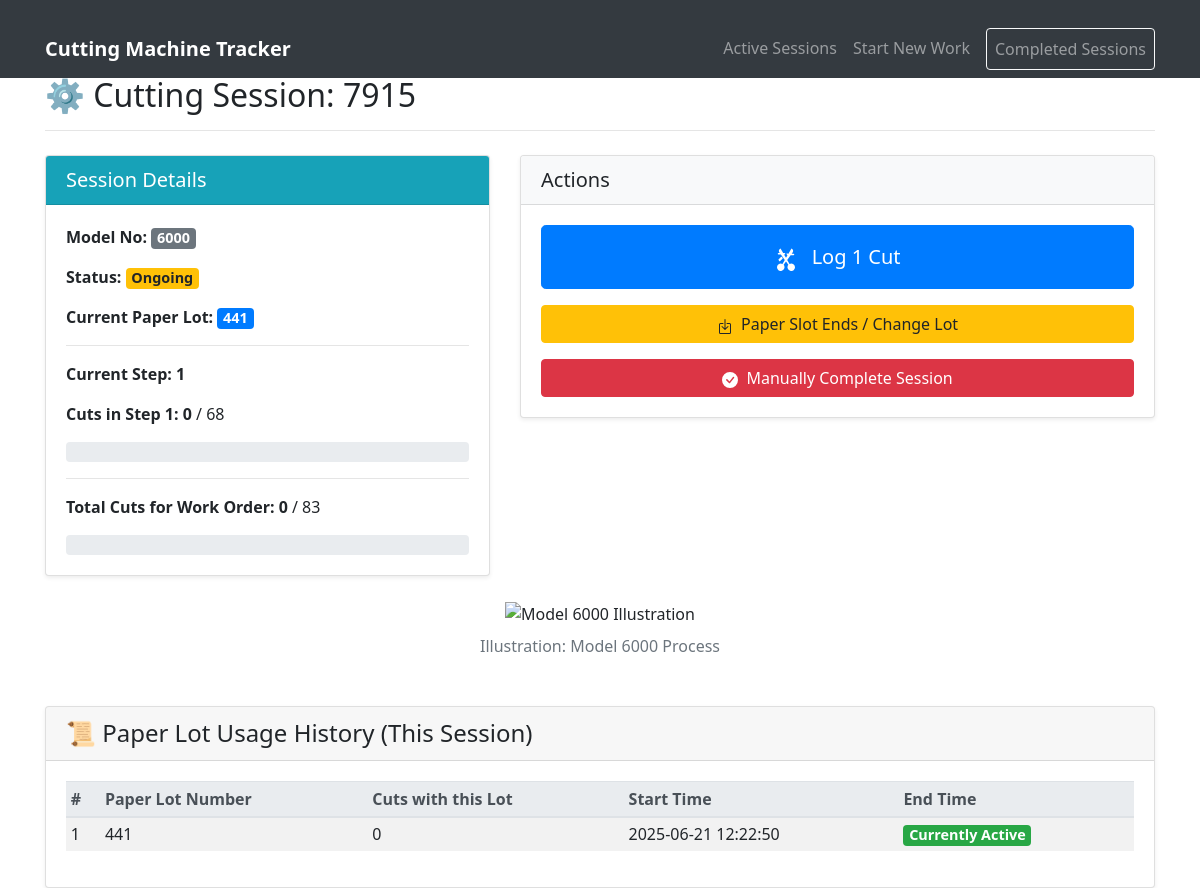
/session/13, run on the app's committed database.
### models.py (models this page shows, shortened)
class CuttingSession(db.Model):
    __tablename__ = 'cutting_session'
    id = db.Column(db.Integer, primary_key=True)
    work_order_code = db.Column(db.String(100), nullable=False)
    model_no = db.Column(db.String(100), nullable=False)
    total_cuts_planned = db.Column(db.Integer, default=68)
    cuts_planned_step1 = db.Column(db.Integer, default=34)
    cuts_planned_step2 = db.Column(db.Integer, default=34)
    current_step = db.Column(db.Integer, default=1)
    cuts_completed_in_current_step = db.Column(db.Integer, default=0)
    total_cuts_completed_for_session = db.Column(db.Integer, default=0)
    active_paper_lot_number = db.Column(db.String(100), nullable=True)
    status = db.Column(db.String(50), default='Ongoing')  # e.g., Ongoing, Paused, Completed
    created_at = db.Column(db.DateTime, default=datetime.utcnow)
    updated_at = db.Column(db.DateTime, default=datetime.utcnow, onupdate=datetime.utcnow)
    lot_usages = db.relationship('PaperLotUsageLog', backref='cutting_session', lazy=True, cascade="all, delete-orphan")

class PaperLotUsageLog(db.Model):
    __tablename__ = 'paper_lot_usage_log'
    id = db.Column(db.Integer, primary_key=True)
    cutting_session_id = db.Column(db.Integer, db.ForeignKey('cutting_session.id'), nullable=False)
    paper_lot_number = db.Column(db.String(100), nullable=False)
    cuts_made_with_this_lot = db.Column(db.Integer, default=0)
    start_time_for_lot = db.Column(db.DateTime, default=datetime.utcnow)
    end_time_for_lot = db.Column(db.DateTime, nullable=True)  # Set when this lot is finished or changed

### app.py (the view)
@app.route('/session/<int:session_id>')
def work_interface(session_id):
    session = db.session.get(CuttingSession, session_id)
    if not session:
        flash("Session not found.", "danger")
        return redirect(url_for('index'))
    if session.status == 'Completed':
        flash(f"Session **{session.work_order_code}** is already completed.", "info")
    lot_history = PaperLotUsageLog.query.filter_by(cutting_session_id=session.id).order_by(
        PaperLotUsageLog.start_time_for_lot.desc()).all()
    return render_template('work_session.html', session=session, lot_history=lot_history)

### templates/work_session.html (shortened to what this page needs)
{% extends "base.html" %}
{% block content %}
    <div class="mb-4">
        <h2>⚙️ Cutting Session: {{ session.work_order_code }}</h2>
        <hr>
    </div>
    <div class="row">
        <div class="col-md-5">
            <div class="card shadow-sm mb-4">
                <div class="card-header bg-info text-white">
                    <h5 class="mb-0">Session Details</h5>
                </div>
                <div class="card-body">
                    <p><strong>Model No:</strong> <span id="display-model-no" class="badge badge-secondary">{{ session.model_no }}</span></p>
                    <p><strong>Status:</strong> <span id="display-session-status" class="badge badge-{{ 'success' if session.status == 'Completed' else ('warning' if session.status == 'Ongoing' else 'secondary') }}">{{ session.status }}</span></p>
                    <p><strong>Current Paper Lot:</strong> <span id="display-current-lot" class="badge badge-primary">{{ session.active_paper_lot_number }}</span></p>
                    <hr>
                    {% if session.model_no == '4500' or session.model_no == '6000' %}
                        <p><strong>Current Step:</strong> <span id="display-current-step" class="font-weight-bold">{{ session.current_step }}</span></p>
                        <p>
                            <strong>Cuts in Step {{session.current_step}}:</strong>
                            <span id="display-cuts-in-step" class="font-weight-bold">{{ session.cuts_completed_in_current_step }}</span> /
                            <span id="display-target-cuts-step">
                                {% if session.current_step == 1 %}{{ session.cuts_planned_step1 }}
                                {% elif session.current_step == 2 %}{{ session.cuts_planned_step2 }}
                                {% else %}N/A{% endif %}
                            </span>
                        </p>
                        <div class="progress mb-2" style="height: 20px;">
                            {% set step_target = (session.cuts_planned_step1 if session.current_step == 1 else session.cuts_planned_step2) %}
                            {% set step_progress = (session.cuts_completed_in_current_step / (step_target if step_target > 0 else 1) * 100) | round %}
                        </div>
                    {% endif %}
                    <hr>
                    <p>
                        <strong>Total Cuts for Work Order:</strong>
                        <span id="display-total-cuts-session" class="font-weight-bold">{{ session.total_cuts_completed_for_session }}</span> / {{ session.total_cuts_planned }}
                    </p>
                     <div class="progress" style="height: 20px;">
                        {% set total_progress = (session.total_cuts_completed_for_session / (session.total_cuts_planned if session.total_cuts_planned > 0 else 1) * 100) | round %}
                    </div>
                </div>
            </div>
        </div>
        <div class="col-md-7">
            {% if session.status == 'Ongoing' %}
            <div class="card shadow-sm mb-4">
                <div class="card-header bg-light">
                    <h5 class="mb-0">Actions</h5>
                </div>
                <div class="card-body">
                    <form id="logCutForm" method="POST" action="{{ url_for('log_cut', session_id=session.id) }}" class="mb-3 text-center">
                        <button type="submit" id="logCutButton" class="btn btn-primary btn-lg btn-block py-3">
                            Log 1 Cut
                        </button>
                    </form>
                    <button type="button" class="btn btn-warning btn-block" data-toggle="modal" data-target="#changeLotModal">
                        Paper Slot Ends / Change Lot
                    </button>
                    <form method="POST" action="{{ url_for('complete_session_manually', session_id=session.id) }}" class="mt-3" onsubmit="return confirm('Are you sure you want to MANUALLY complete this session? This is irreversible.');">
                        <button type="submit" class="btn btn-danger btn-block">
                            Manually Complete Session
                        </button>
                    </form>
                </div>
            </div>
            {% endif %}
        </div>
    </div>
    <div class="text-center mb-4">
        {% if session.model_no == '4500' %}
            <img src="{{ url_for('static', filename='machinecutting.JPG') }}" alt="Model 4500 Illustration" class="img-fluid" style="max-height: 300px;">
            <p class="text-muted mt-2">Illustration: Model 4500 Cutting Process</p>
        {% elif session.model_no == '6000' %}
            <img src="{{ url_for('static', filename='manufactering2image.jpg') }}" alt="Model 6000 Illustration" class="img-fluid" style="max-height: 300px;">
            <p class="text-muted mt-2">Illustration: Model 6000 Process</p>
        {% else %}
            <img src="{{ url_for('static', filename='manufactering2image.jpg') }}" alt="Default Machine Illustration" class="img-fluid" style="max-height: 300px;">
            <p class="text-muted mt-2">Illustration: General Machine Reference</p>
        {% endif %}
    </div>
    <div class="mt-5 card shadow-sm">
        <div class="card-header">
           <h4 class="mb-0">📜 Paper Lot Usage History (This Session)</h4>
        </div>
        <div class="card-body">
        {% if lot_history %}
        <div class="table-responsive">
            <table class="table table-striped table-hover table-sm">
                <thead class="thead-light">
                    <tr>
                        <th>#</th>
                        <th>Paper Lot Number</th>
                        <th>Cuts with this Lot</th>
                        <th>Start Time</th>
                        <th>End Time</th>
                    </tr>
                </thead>
                <tbody>
                    {% for lot_usage in lot_history %}
                    <tr>
                        <td>{{ loop.revindex }}</td>
                        <td>{{ lot_usage.paper_lot_number }}</td>
                        <td>{{ lot_usage.cuts_made_with_this_lot }}</td>
                        <td>{{ lot_usage.start_time_for_lot.strftime('%Y-%m-%d %H:%M:%S') if lot_usage.start_time_for_lot else 'N/A' }}</td>
                        <td>
                            {% if lot_usage.end_time_for_lot %}
                                {{ lot_usage.end_time_for_lot.strftime('%Y-%m-%d %H:%M:%S') }}
                            {% elif lot_usage.paper_lot_number == session.active_paper_lot_number and session.status == 'Ongoing' %}
                                <span class="badge badge-success">Currently Active</span>
                            {% else %}
                                <span class="badge badge-secondary">Ended</span>
                            {% endif %}
                        </td>
                    </tr>
                    {% endfor %}
                </tbody>
            </table>
        </div>
        {% else %}
        <p class="text-muted">No paper lot usage has been recorded yet for this session.</p>
        {% endif %}
        </div>
    </div>
{% endblock %}

### static/css/style.css (style rules this page uses)
body { font-family: 'Segoe UI', Tahoma, Geneva, Verdana, sans-serif; padding-top: 70px; }
.card-header h5 { margin-bottom: 0; }
.badge { font-size: 90%; }
.btn-lg.py-3 { padding-top: 1rem; padding-bottom: 1rem; font-size: 1.25rem; }

### templates/base.html (style rules this page uses)
body { padding-top: 56px; }

### data on the page
CuttingSession: work_order_code "7915", model_no "6000", status "Ongoing", active_paper_lot_number "441", current_step "1", cuts_completed_in_current_step "0", cuts_planned_step1 "68", total_cuts_completed_for_session "0", total_cuts_planned "83"
PaperLotUsageLog: paper_lot_number "441", cuts_made_with_this_lot "0", start_time_for_lot "2025-06-21 12:22:50", shows "Currently Active"
